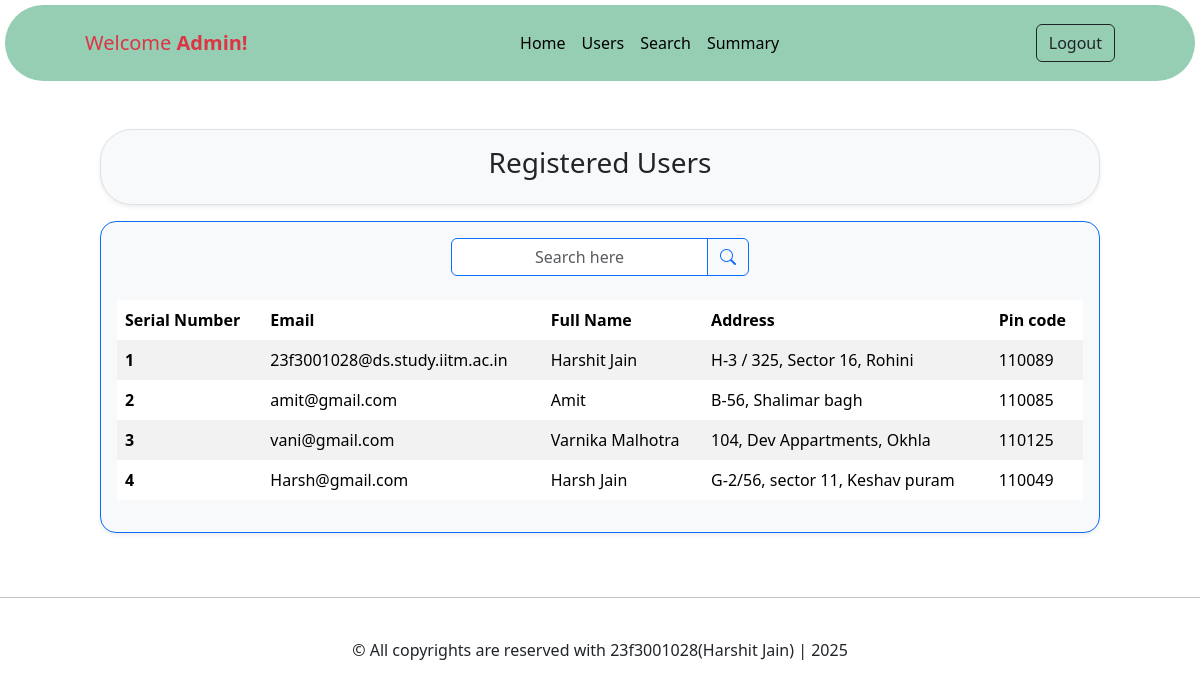
The page /view-users (signed in) on the database its author committed.
### app/models/client.py (models this page shows)
class client(db.Model):
    __tablename__ = 'client'
    email = db.Column(db.String(100), primary_key=True)
    name = db.Column(db.String(100), nullable=False)
    address = db.Column(db.String(250), nullable=False)
    pincode = db.Column(db.Integer, nullable=False)
    password = db.Column(db.String(100), nullable=False)

### app/routes/admin.py (the view)
@admin_bp.route('/view-users', methods=["POST", "GET"])
@admin_required
def view_users():
    if request.method == "POST":
        data = request.form.get('search_for')
        if data:
            search_for = f"%{data}%"
            users = client.query.filter(
                or_(
                        client.name.ilike(search_for),
                        client.email.ilike(search_for),
                        client.address.ilike(search_for),
                        cast(client.pincode, String).ilike(search_for)
                )
            ).all()
        else:
            flash("Please enter a keyword to search.", "warning")
            users = client.query.all()
            return render_template('admin/view_users.html', users=users)
    else:
        users = client.query.all()
    return render_template('admin/view_users.html', users=users)

### app/routes/admin.py (called while the page is built)
def admin_required(f):
    @wraps(f)
    def decorated_function(*args, **kwargs):
        if 'admin' not in session:
            return redirect(url_for('auth.adminlogin'))
        return f(*args, **kwargs)
    return decorated_function

### app/templates/admin/view_users.html (shortened to what this page needs)
{% extends "admin/base.html" %}
{% block heading %} Registered Users {%endblock%}
{% block content %}
<div class="container col-lg-10 mb-4 border border-primary rounded-4 shadow-sm p-3 bg-light">
<form action="{{ url_for('admin.view_users') }}" method="POST" class="d-flex justify-content-center align-items-center" role="search">
    <div class="input-group w-auto mb-4">
        <input type="text" id="searchbox" name="search_for" class="form-control text-center border-primary" placeholder="Search here" required>
        <button type="submit" class="btn btn-outline-primary" aria-label="Search">
            <i class="bi bi-search"></i>
        </button>
    </div>
</form>
<table class="table table-striped table-borderless align-middle table-hover">
    <thead>
        <th scope="col">Serial Number</th>
        <th scope="col">Email</th>
        <th scope="col">Full Name</th>
        <th scope="col">Address</th>
        <th scope="col">Pin code</th>
    </thead>
    <tbody>
        {% for user in users%}
        <tr>
            <th scope="row">{{ loop.index }}</th>
            <td>{{user.email}}</td>
            <td>{{user.name}}</td>
            <td>{{user.address}}</td>
            <td>{{user.pincode}}</td>
        </tr>
        {% else %}
            <tr>
                <td colspan="5" class="text-center text-muted">No users found.</td>
            </tr>
        {%endfor%}
    </tbody>
</table>
</div>
{%endblock%}

### rows shown on the page
client: email "23f3001028@ds.study.iitm.ac.in", name "Harshit Jain", address "H-3 / 325, Sector 16, Rohini", pincode "110089"
client: email "amit@gmail.com", name "Amit", address "B-56, Shalimar bagh", pincode "110085"
client: email "vani@gmail.com", name "Varnika Malhotra", address "104, Dev Appartments, Okhla", pincode "110125"
client: email "Harsh@gmail.com", name "Harsh Jain", address "G-2/56, sector 11, Keshav puram", pincode "110049"
